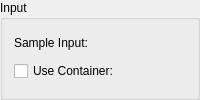
    <widget class="QGroupBox" name="gbInput">
     <property name="title">
      <string>Input</string>
     </property>
     <layout class="QGridLayout" name="gridLayout_11">
      <item row="0" column="0">
       <widget class="QLabel" name="lbInputType">
        <property name="text">
         <string>Sample Input:</string>
        </property>
       </widget>
      </item>
      <item row="1" column="1">
       <widget class="MantidQt::MantidWidgets::DataSelector" name="dsContainer" native="true">
        <property name="enabled">
         <bool>false</bool>
        </property>
        <property name="sizePolicy">
         <sizepolicy hsizetype="Minimum" vsizetype="Fixed">
          <horstretch>0</horstretch>
          <verstretch>0</verstretch>
         </sizepolicy>
        </property>
        <property name="autoLoad" stdset="0">
         <bool>true</bool>
        </property>
        <property name="workspaceSuffixes" stdset="0">
         <stringlist>
          <string>_red</string>
          <string>_sqw</string>
         </stringlist>
        </property>
        <property name="fileBrowserSuffixes" stdset="0">
         <stringlist>
          <string>_red.nxs</string>
          <string>_sqw.nxs</string>
         </stringlist>
        </property>
        <property name="showLoad" stdset="0">
         <bool>false</bool>
        </property>
        <property name="ShowGroups" stdset="0">
         <bool>false</bool>
        </property>
       </widget>
      </item>
      <item row="1" column="0">
       <widget class="QCheckBox" name="ckUseCan">
        <property name="text">
         <string>Use Container:</string>
        </property>
       </widget>
      </item>
      <item row="0" column="1">
       <widget class="MantidQt::MantidWidgets::DataSelector" name="dsSample" native="true">
        <property name="sizePolicy">
         <sizepolicy hsizetype="Minimum" vsizetype="Fixed">
          <horstretch>0</horstretch>
          <verstretch>0</verstretch>
         </sizepolicy>
        </property>
        <property name="autoLoad" stdset="0">
         <bool>true</bool>
        </property>
        <property name="workspaceSuffixes" stdset="0">
         <stringlist>
          <string>_red</string>
          <string>_sqw</string>
         </stringlist>
        </property>
        <property name="fileBrowserSuffixes" stdset="0">
         <stringlist>
          <string>_red.nxs</string>
          <string>_sqw.nxs</string>
         </stringlist>
        </property>
        <property name="showLoad" stdset="0">
         <bool>false</bool>
        </property>
        <property name="ShowGroups" stdset="0">
         <bool>false</bool>
        </property>
       </widget>
      </item>
     </layout>
    </widget>
